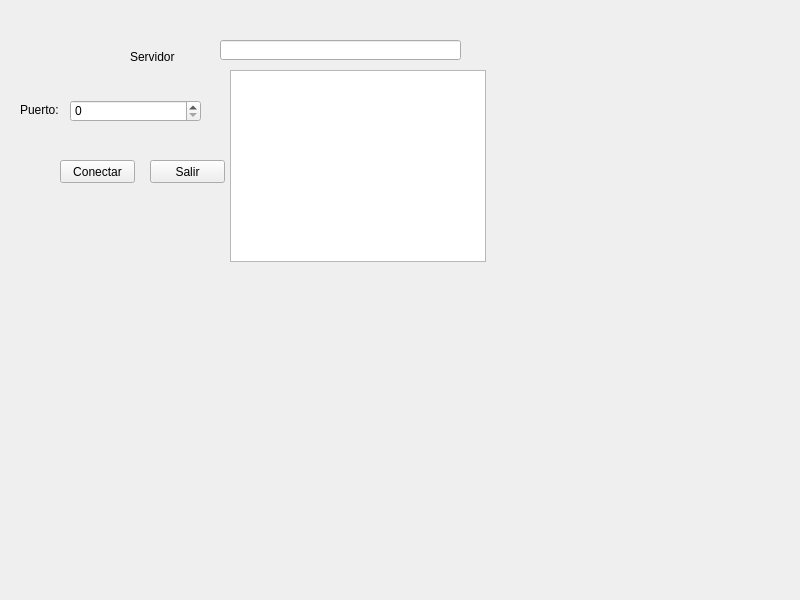
<?xml version="1.0" encoding="UTF-8"?>
<ui version="4.0">
 <class>Widget</class>
 <widget class="QWidget" name="Widget">
  <property name="geometry">
   <rect>
    <x>0</x>
    <y>0</y>
    <width>800</width>
    <height>600</height>
   </rect>
  </property>
  <property name="windowTitle">
   <string>Widget</string>
  </property>
  <widget class="QLineEdit" name="servidor">
   <property name="geometry">
    <rect>
     <x>220</x>
     <y>40</y>
     <width>241</width>
     <height>20</height>
    </rect>
   </property>
  </widget>
  <widget class="QLabel" name="label">
   <property name="geometry">
    <rect>
     <x>130</x>
     <y>50</y>
     <width>47</width>
     <height>13</height>
    </rect>
   </property>
   <property name="text">
    <string>Servidor</string>
   </property>
  </widget>
  <widget class="QPushButton" name="conectar">
   <property name="geometry">
    <rect>
     <x>60</x>
     <y>160</y>
     <width>75</width>
     <height>23</height>
    </rect>
   </property>
   <property name="text">
    <string>Conectar</string>
   </property>
  </widget>
  <widget class="QPushButton" name="quitar">
   <property name="geometry">
    <rect>
     <x>150</x>
     <y>160</y>
     <width>75</width>
     <height>23</height>
    </rect>
   </property>
   <property name="text">
    <string>Salir</string>
   </property>
  </widget>
  <widget class="QListWidget" name="listWidget">
   <property name="geometry">
    <rect>
     <x>230</x>
     <y>70</y>
     <width>256</width>
     <height>192</height>
    </rect>
   </property>
  </widget>
  <widget class="QSpinBox" name="puerto">
   <property name="geometry">
    <rect>
     <x>70</x>
     <y>100</y>
     <width>131</width>
     <height>22</height>
    </rect>
   </property>
   <property name="maximum">
    <number>100000</number>
   </property>
  </widget>
  <widget class="QLabel" name="label_2">
   <property name="geometry">
    <rect>
     <x>20</x>
     <y>100</y>
     <width>47</width>
     <height>20</height>
    </rect>
   </property>
   <property name="text">
    <string>Puerto:</string>
   </property>
  </widget>
 </widget>
 <resources/>
 <connections/>
</ui>
